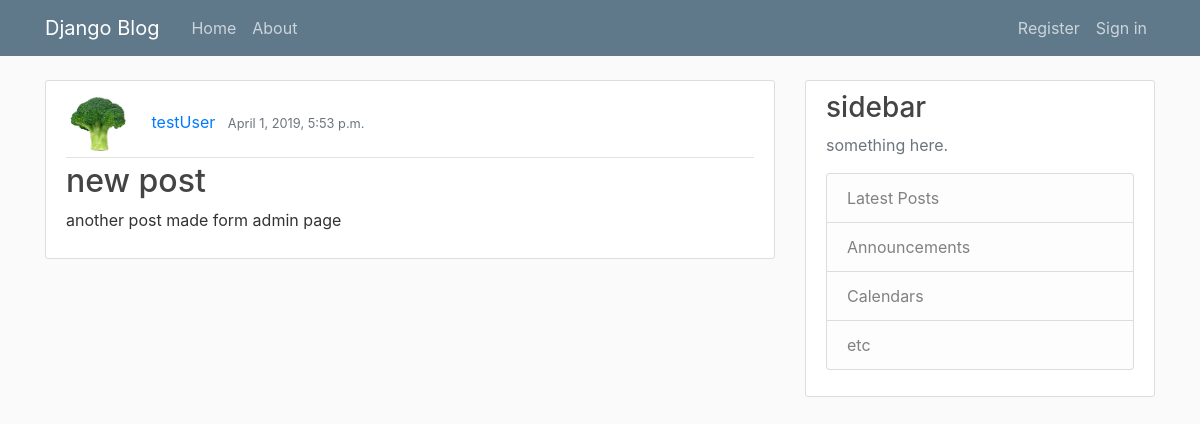
The app's page /post/2/ with its own data.
### blog/models.py (models this page shows, shortened)
class Post(models.Model):
    title = models.CharField(max_length=100)
    content = models.TextField()
    date_posted = models.DateTimeField(default=timezone.now)
    author = models.ForeignKey(User, on_delete=models.CASCADE)

### users/models.py (models this page shows, shortened)
class Profile(models.Model):
    user = models.OneToOneField(User, on_delete=models.CASCADE)
    image = models.ImageField(default='default.jpg', upload_to='profile_pics')

### blog/views.py (the view)
# urls.py: path('post/<int:pk>/', PostDetailView.as_view(), name='post-detail'),
class PostDetailView(DetailView):
    model = Post

### blog/templates/blog/post_detail.html (shortened to what this page needs)
{% extends "blog/base.html" %}
{% block content %}
<article class="media content-section">
    <div class="media-body">
        <div class="article-metadata">
            <img class="rounded-circle article-img" src=" {{ object.author.profile.image.url }}">
            <a class="mr-2" href="#">{{ object.author }}</a>
            <small class="text-muted">{{ object.date_posted }}</small>
        </div>
        <h2 class="article-title">{{ object.title }}</h2>
        <p class="article-content">{{ object.content }}</p>
    </div>
</article>
{% endblock content %}

### blog/static/blog/main.css (style rules this page uses)
body { background: #fafafa; color: #333333; margin-top: 5rem; }
h1, h2, h3, h4, h5, h6 { color: #444444; }
.content-section { background: #ffffff; padding: 10px 20px; border: 1px solid #dddddd; border-radius: 3px; margin-bottom: 20px; }
.article-title { color: #444444; }
.article-content { white-space: pre-line; }
.article-img { height: 65px; width: 65px; margin-right: 16px; }
.article-metadata { padding-bottom: 1px; margin-bottom: 4px; border-bottom: 1px solid #e3e3e3 }

### records on screen
Post: author.profile.image (placeholder picture), author "testUser", date_posted "April 1, 2019, 5:53 p.m.", title "new post", content "another post made form admin page"
